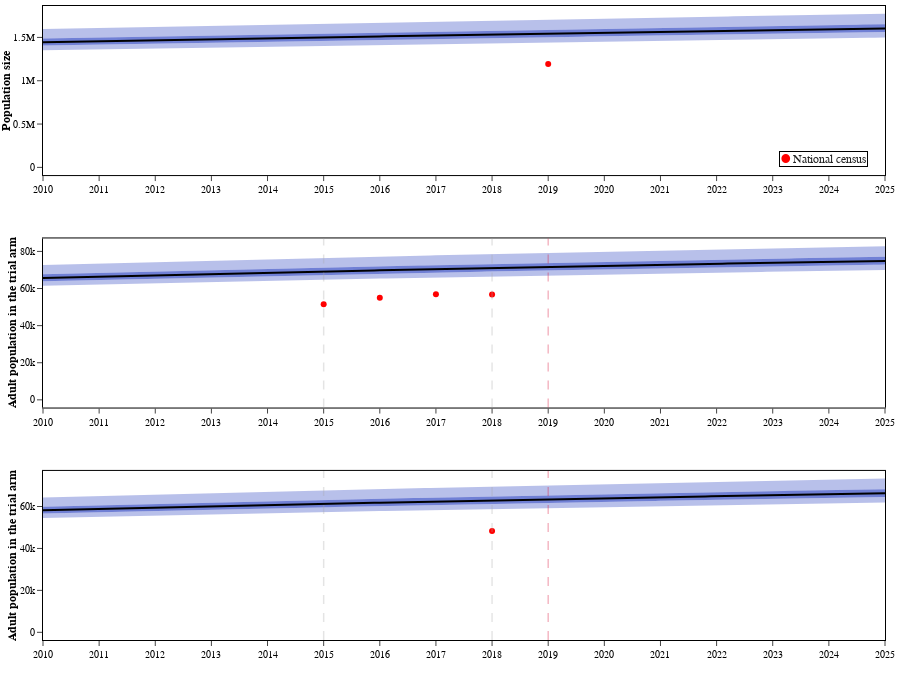

Notebook code for this chart:
### Code cell
# target_plot.write_image(DOCS_PATH / "targets1.png", scale=3)
plot_output_ranges(base_quantiles,targets,["total_population","act3_trial_adults_pop", "act3_control_adults_pop"],indicator_names,indicator_legends,1,2010,2025, option = 'camau') #.write_image(DOCS_PATH /'camau/pops.png', scale=3)

### Figure 1 — Plotly figure (JSON) as saved in the notebook; plotly's stock layout.template omitted (floating-point values rounded to 4 significant figures; data arrays with more than 128 entries replaced by an {"elided": "..."} marker saying what was removed)
{"data": [{"fill": "tonexty", "fillcolor": "rgba(0,30,180,0.0)", "line": {"width": 0}, "name": "0.025", "showlegend": false, "type": "scatter", "x": {"elided": "151 float values"}, "xaxis": "x", "y": {"elided": "151 float values"}, "yaxis": "y"}, {"fill": "tonexty", "fillcolor": "rgba(0,30,180,0.27999999999999997)", "line": {"width": 0}, "name": "0.25", "showlegend": false, "type": "scatter", "x": {"elided": "151 float values"}, "xaxis": "x", "y": {"elided": "151 float values"}, "yaxis": "y"}, {"fill": "tonexty", "fillcolor": "rgba(0,30,180,0.5599999999999999)", "line": {"width": 0}, "name": "0.5", "showlegend": false, "type": "scatter", "x": {"elided": "151 float values"}, "xaxis": "x", "y": {"elided": "151 float values"}, "yaxis": "y"}, {"fill": "tonexty", "fillcolor": "rgba(0,30,180,0.5599999999999999)", "line": {"width": 0}, "name": "0.75", "showlegend": false, "type": "scatter", "x": {"elided": "151 float values"}, "xaxis": "x", "y": {"elided": "151 float values"}, "yaxis": "y"}, {"fill": "tonexty", "fillcolor": "rgba(0,30,180,0.27999999999999997)", "line": {"width": 0}, "name": "0.975", "showlegend": false, "type": "scatter", "x": {"elided": "151 float values"}, "xaxis": "x", "y": {"elided": "151 float values"}, "yaxis": "y"}, {"line": {"color": "black"}, "name": "Median", "showlegend": false, "type": "scatter", "x": {"elided": "151 float values"}, "xaxis": "x", "y": {"elided": "151 float values"}, "yaxis": "y"}, {"marker": {"color": "red", "size": 6}, "mode": "markers", "name": "", "showlegend": false, "type": "scatter", "x": [2019], "xaxis": "x", "y": [1194300], "yaxis": "y"}, {"fill": "tonexty", "fillcolor": "rgba(0,30,180,0.0)", "line": {"width": 0}, "name": "0.025", "showlegend": false, "type": "scatter", "x": {"elided": "151 float values"}, "xaxis": "x2", "y": {"elided": "151 float values"}, "yaxis": "y2"}, {"fill": "tonexty", "fillcolor": "rgba(0,30,180,0.27999999999999997)", "line": {"width": 0}, "name": "0.25", "showlegend": false, "type": "scatter", "x": {"elided": "151 float values"}, "xaxis": "x2", "y": {"elided": "151 float values"}, "yaxis": "y2"}, {"fill": "tonexty", "fillcolor": "rgba(0,30,180,0.5599999999999999)", "line": {"width": 0}, "name": "0.5", "showlegend": false, "type": "scatter", "x": {"elided": "151 float values"}, "xaxis": "x2", "y": {"elided": "151 float values"}, "yaxis": "y2"}, {"fill": "tonexty", "fillcolor": "rgba(0,30,180,0.5599999999999999)", "line": {"width": 0}, "name": "0.75", "showlegend": false, "type": "scatter", "x": {"elided": "151 float values"}, "xaxis": "x2", "y": {"elided": "151 float values"}, "yaxis": "y2"}, {"fill": "tonexty", "fillcolor": "rgba(0,30,180,0.27999999999999997)", "line": {"width": 0}, "name": "0.975", "showlegend": false, "type": "scatter", "x": {"elided": "151 float values"}, "xaxis": "x2", "y": {"elided": "151 float values"}, "yaxis": "y2"}, {"line": {"color": "black"}, "name": "Median", "showlegend": false, "type": "scatter", "x": {"elided": "151 float values"}, "xaxis": "x2", "y": {"elided": "151 float values"}, "yaxis": "y2"}, {"marker": {"color": "red", "size": 6}, "mode": "markers", "name": "", "showlegend": false, "type": "scatter", "x": [2015, 2016, 2017, 2018], "xaxis": "x2", "y": [51460, 55080, 56895, 56763], "yaxis": "y2"}, {"fill": "tonexty", "fillcolor": "rgba(0,30,180,0.0)", "line": {"width": 0}, "name": "0.025", "showlegend": false, "type": "scatter", "x": {"elided": "151 float values"}, "xaxis": "x3", "y": {"elided": "151 float values"}, "yaxis": "y3"}, {"fill": "tonexty", "fillcolor": "rgba(0,30,180,0.27999999999999997)", "line": {"width": 0}, "name": "0.25", "showlegend": false, "type": "scatter", "x": {"elided": "151 float values"}, "xaxis": "x3", "y": {"elided": "151 float values"}, "yaxis": "y3"}, {"fill": "tonexty", "fillcolor": "rgba(0,30,180,0.5599999999999999)", "line": {"width": 0}, "name": "0.5", "showlegend": false, "type": "scatter", "x": {"elided": "151 float values"}, "xaxis": "x3", "y": {"elided": "151 float values"}, "yaxis": "y3"}, {"fill": "tonexty", "fillcolor": "rgba(0,30,180,0.5599999999999999)", "line": {"width": 0}, "name": "0.75", "showlegend": false, "type": "scatter", "x": {"elided": "151 float values"}, "xaxis": "x3", "y": {"elided": "151 float values"}, "yaxis": "y3"}, {"fill": "tonexty", "fillcolor": "rgba(0,30,180,0.27999999999999997)", "line": {"width": 0}, "name": "0.975", "showlegend": false, "type": "scatter", "x": {"elided": "151 float values"}, "xaxis": "x3", "y": {"elided": "151 float values"}, "yaxis": "y3"}, {"line": {"color": "black"}, "name": "Median", "showlegend": false, "type": "scatter", "x": {"elided": "151 float values"}, "xaxis": "x3", "y": {"elided": "151 float values"}, "yaxis": "y3"}, {"marker": {"color": "red", "size": 6}, "mode": "markers", "name": "", "showlegend": false, "type": "scatter", "x": [2018], "xaxis": "x3", "y": [48345], "yaxis": "y3"}], "layout": {"annotations": [{"bordercolor": "black", "borderwidth": 1, "showarrow": false, "text": "<span style=\"color:red; font-size:12px\">&#9679;</span> <span style=\"font-size:12px\">National census</span>", "x": 0.98, "xanchor": "right", "xref": "x domain", "y": 0.05, "yanchor": "bottom", "yref": "y domain"}], "height": 680, "margin": {"b": 40, "l": 10, "r": 5, "t": 5}, "shapes": [{"line": {"color": "darkgray", "dash": "dash", "width": 1.5}, "type": "line", "x0": 2015, "x1": 2015, "xref": "x2", "y0": 0, "y1": 1, "yref": "y2 domain"}, {"line": {"color": "darkgray", "dash": "dash", "width": 1.5}, "type": "line", "x0": 2018, "x1": 2018, "xref": "x2", "y0": 0, "y1": 1, "yref": "y2 domain"}, {"line": {"color": "crimson", "dash": "dash", "width": 1.5}, "type": "line", "x0": 2019, "x1": 2019, "xref": "x2", "y0": 0, "y1": 1, "yref": "y2 domain"}, {"line": {"color": "darkgray", "dash": "dash", "width": 1.5}, "type": "line", "x0": 2015, "x1": 2015, "xref": "x3", "y0": 0, "y1": 1, "yref": "y3 domain"}, {"line": {"color": "darkgray", "dash": "dash", "width": 1.5}, "type": "line", "x0": 2018, "x1": 2018, "xref": "x3", "y0": 0, "y1": 1, "yref": "y3 domain"}, {"line": {"color": "crimson", "dash": "dash", "width": 1.5}, "type": "line", "x0": 2019, "x1": 2019, "xref": "x3", "y0": 0, "y1": 1, "yref": "y3 domain"}], "showlegend": false, "xaxis": {"anchor": "y", "domain": [0, 1], "dtick": 1, "range": [2010, 2025], "tick0": 2010, "tickmode": "linear", "title": {"text": ""}}, "xaxis2": {"anchor": "y2", "domain": [0, 1], "dtick": 1, "range": [2010, 2025], "tick0": 2010, "tickmode": "linear"}, "xaxis3": {"anchor": "y3", "domain": [0, 1], "dtick": 1, "range": [2010, 2025], "tick0": 2010, "tickmode": "linear"}, "yaxis": {"anchor": "x", "domain": [0.7333, 1], "range": [-88690.0, 1863000.0], "title": {"font": {"size": 12}, "standoff": 0, "text": "<b>Population size</b>"}}, "yaxis2": {"anchor": "x2", "domain": [0.3667, 0.6333], "range": [-4142.0, 86980.0], "title": {"font": {"size": 12}, "standoff": 0, "text": "<b>Adult population in the trial arm</b>"}}, "yaxis3": {"anchor": "x3", "domain": [0, 0.2667], "range": [-3665.0, 76960.0], "title": {"font": {"size": 12}, "standoff": 0, "text": "<b>Adult population in the trial arm</b>"}}}}
